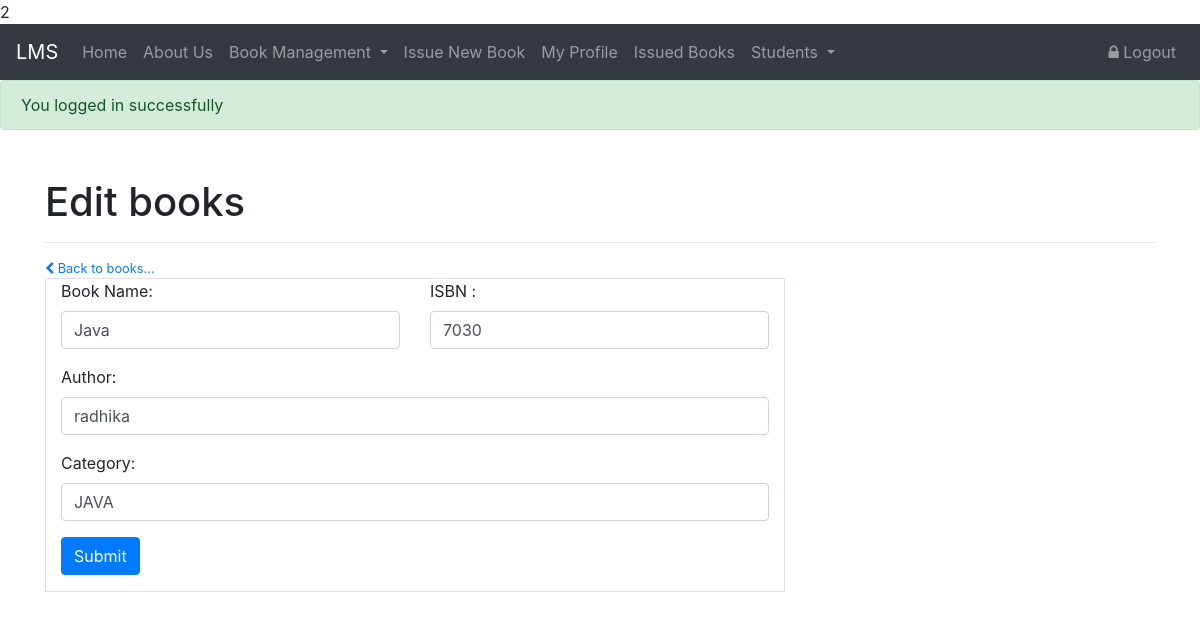
The page /posts/edit.php?b_id=1 (signed in) on the database its author committed.
### tables this page shows
CREATE TABLE IF NOT EXISTS `books` (
  `b_id` int(11) NOT NULL AUTO_INCREMENT,
  `BookName` varchar(255) DEFAULT NULL,
  `Category` varchar(255) DEFAULT NULL,
  `Author` varchar(255) DEFAULT NULL,
  `ISBNNumber` int(11) DEFAULT NULL,
  `RegDate` timestamp NULL DEFAULT CURRENT_TIMESTAMP,
  `UpdationDate` timestamp NULL DEFAULT NULL ON UPDATE CURRENT_TIMESTAMP,
  PRIMARY KEY (`b_id`)
);

### posts/_form.php (the view, shortened to what this page needs)
<?php $form_data = $form_data ?? null ?>
<form action="<?= $_action ?? base_path . "/posts/create.php" ?>" method="post">
  <div class="row">
    <div class="form-group col">
      <label for="BookName">Book Name:</label>
      <input type="text" class="form-control" id="BookName" name="BookName" placeholder="Enter Book Name" value="<?= $form_data['BookName'] ?? null ?>">
    </div>
    <div class="form-group col">
      <label for="ISBN">ISBN :</label>
      <input type="number" class="form-control" id="ISBNNumber" name="ISBNNumber" placeholder="Enter ISBN number" value="<?= $form_data['ISBNNumber'] ?? null ?>">
    </div>
  </div>
  <div class="form-group">
    <label for="Author">Author:</label>
    <input type="text" class="form-control" id="Author" name="Author" placeholder="Enter Author" value="<?= $form_data['Author'] ?? null ?>">
  </div>
  <div class="form-group">
    <label for="Category">Category:</label>
    <input type="" class="form-control" id="Category" name="Category" placeholder="Enter Category" value="<?= $form_data['Category'] ?? null ?>">
  </div>
  <div class="form-group">
  <button class="btn btn-primary" type="submit">Submit</button>
</div>
</form>

### rows shown on the page
books: BookName "Java", ISBNNumber "7030", Author "radhika", Category "JAVA"

### other values the page prints
$message "You logged in successfully"
$_title "Edit books"
